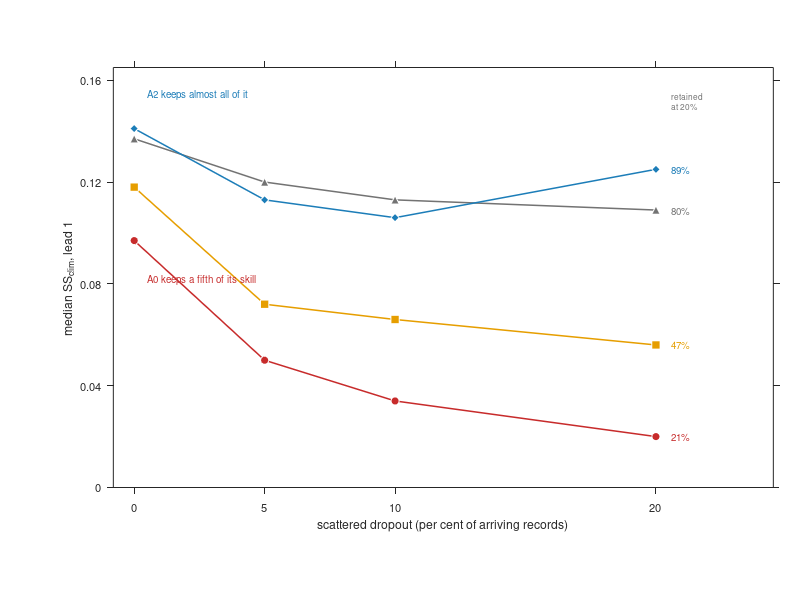

Source code (MATLAB): (Note: this script raises an error after producing the figure.)
% fig6_ablation.m
% Figure 6: the lag window is a design choice, not a property of the data.
%
% Median skill over the nine catchments against the rate of scattered
% dropout, for four ways of building the lag features. A0 is the
% construction inherited from the static study; A2 passes incomplete rows
% to the boosted member and lets it handle the gaps itself.
%
% Base MATLAB only: no toolboxes, no local functions.
% Outputs: fig6_ablation.pdf (vector) and fig6_ablation.png (600 dpi)

clear; close all; clc

%% ---------------------------------------------------------------- data
rate   = [0 5 10 20];                          % scattered dropout, per cent

% median SS_clim over nine catchments, C1, lead 1
ss     = [0.097 0.050 0.034 0.020;             % A0  six lags, row dropped
          0.118 0.072 0.066 0.056;             % A1  three lags, row dropped
          0.141 0.113 0.106 0.125;             % A2  six lags, gaps passed
          0.137 0.120 0.113 0.109];            % A3  A2 plus indicators

varNm  = {'A0  six lags, row dropped', ...
          'A1  three lags, row dropped', ...
          'A2  six lags, gaps passed', ...
          'A3  A2 plus indicators'};
varMk  = {'o','s','d','^'};
varCl  = [0.78 0.17 0.17;                      % A0  red
          0.90 0.62 0.00;                      % A1  amber
          0.11 0.49 0.72;                      % A2  blue
          0.45 0.45 0.45];                     % A3  grey

%% ---------------------------------------------------------------- figure
fig = figure('Units','centimeters','Position',[2 2 12.0 8.0],'Color','w');
fs = 8;
set(fig,'DefaultAxesFontSize',fs,'DefaultTextFontSize',fs, ...
        'DefaultAxesFontName','Helvetica','DefaultTextFontName','Helvetica')

ax = axes('Units','centimeters','Position',[1.7 1.5 9.9 5.6]); hold(ax,'on')

yl = [0.0 0.165];

% the benchmark itself
plot(ax,[-1 22],[0 0],'-','Color',[0.80 0.80 0.80],'LineWidth',0.6)

for v = [1 2 4 3]                               % A2 drawn last, on top
    plot(ax,rate,ss(v,:),'-','Color',varCl(v,:),'LineWidth',1.1)
end
for v = [1 2 4 3]
    plot(ax,rate,ss(v,:),varMk{v},'MarkerSize',6, ...
        'MarkerFaceColor',varCl(v,:),'MarkerEdgeColor','w','LineWidth',0.4)
end

% what each line loses between no failure and 20 per cent loss
for v = 1:4
    keep = ss(v,4)/ss(v,1);
    text(ax,20.6,ss(v,4),sprintf('%.0f%%',100*keep),'FontSize',fs-1, ...
        'HorizontalAlignment','left','Color',varCl(v,:))
end
text(ax,20.6,0.152,{'retained','at 20%'},'FontSize',fs-2, ...
     'HorizontalAlignment','left','Color',[0.45 0.45 0.45])

% the two ends of the story
text(ax,0.5,0.082,'A0 keeps a fifth of its skill','FontSize',fs-1, ...
     'HorizontalAlignment','left','Color',[0.78 0.17 0.17])
text(ax,0.5,0.1545,'A2 keeps almost all of it','FontSize',fs-1, ...
     'HorizontalAlignment','left','Color',[0.11 0.49 0.72])

xlim(ax,[-0.8 24.5]); ylim(ax,yl)
xlabel(ax,'scattered dropout (per cent of arriving records)')
ylabel(ax,'median SS_{clim}, lead 1')
set(ax,'XTick',rate,'YTick',0:0.04:0.16, ...
       'Box','on','TickDir','out','LineWidth',0.6,'Layer','top')

hL = gobjects(1,4);
for v = 1:4
    hL(v) = plot(ax,NaN,NaN,varMk{v},'MarkerSize',6, ...
        'MarkerFaceColor',varCl(v,:),'MarkerEdgeColor','w','LineWidth',0.4);
end
lg = legend(hL,varNm,'Location','southwest','Box','off','FontSize',fs-1);
lg.ItemTokenSize = [8 8];

%% ---------------------------------------------------------------- export
set(fig,'Units','centimeters');
pos = get(fig,'Position');
set(fig,'PaperUnits','centimeters','PaperSize',[pos(3) pos(4)], ...
        'PaperPosition',[0 0 pos(3) pos(4)]);

exportgraphics(fig,'fig6_ablation.pdf','ContentType','vector', ...
               'BackgroundColor','white')
exportgraphics(fig,'fig6_ablation.png','Resolution',600, ...
               'BackgroundColor','white')

for v = 1:4
    fprintf('%s: %.0f%% retained at 20%% loss\n', ...
            varNm{v}(1:2), 100*ss(v,4)/ss(v,1));
end
fprintf('written: fig6_ablation.pdf and fig6_ablation.png\n');
